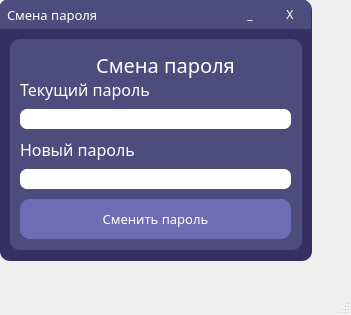
<?xml version="1.0" encoding="UTF-8"?>
<ui version="4.0">
 <class>MainWindow</class>
 <widget class="QMainWindow" name="MainWindow">
  <property name="geometry">
   <rect>
    <x>0</x>
    <y>0</y>
    <width>351</width>
    <height>315</height>
   </rect>
  </property>
  <property name="windowTitle">
   <string>MainWindow</string>
  </property>
  <widget class="QWidget" name="centralwidget">
   <widget class="QFrame" name="app">
    <property name="geometry">
     <rect>
      <x>0</x>
      <y>0</y>
      <width>312</width>
      <height>261</height>
     </rect>
    </property>
    <property name="styleSheet">
     <string notr="true">QFrame{
	border-radius: 10px;
	background-color: #363062;
}</string>
    </property>
    <property name="frameShape">
     <enum>QFrame::StyledPanel</enum>
    </property>
    <property name="frameShadow">
     <enum>QFrame::Raised</enum>
    </property>
    <widget class="QFrame" name="header">
     <property name="geometry">
      <rect>
       <x>-1</x>
       <y>-1</y>
       <width>312</width>
       <height>30</height>
      </rect>
     </property>
     <property name="styleSheet">
      <string notr="true">QFrame{
	border-bottom-left-radius: 0px;
	border-bottom-right-radius: 0px;
	background-color: #4D4C7D;
}</string>
     </property>
     <property name="frameShape">
      <enum>QFrame::StyledPanel</enum>
     </property>
     <property name="frameShadow">
      <enum>QFrame::Raised</enum>
     </property>
     <widget class="QPushButton" name="close_app">
      <property name="geometry">
       <rect>
        <x>271</x>
        <y>0</y>
        <width>40</width>
        <height>30</height>
       </rect>
      </property>
      <property name="font">
       <font>
        <family>Montserrat Black</family>
        <weight>50</weight>
        <bold>false</bold>
       </font>
      </property>
      <property name="styleSheet">
       <string notr="true">QPushButton{
	color: white;
	border: none;
	border-top-right-radius: 10px;
	background-color: #4D4C7D;
}

QPushButton:hover{
	background-color: #6e6db3;
}

QPushButton:pressed{
	color: #EA2F4E;
}</string>
      </property>
      <property name="text">
       <string>X</string>
      </property>
     </widget>
     <widget class="QPushButton" name="turn_app">
      <property name="geometry">
       <rect>
        <x>231</x>
        <y>0</y>
        <width>40</width>
        <height>30</height>
       </rect>
      </property>
      <property name="font">
       <font>
        <family>Montserrat Black</family>
       </font>
      </property>
      <property name="styleSheet">
       <string notr="true">QPushButton{
	color: white;
	border: none;
	background-color: #4D4C7D;
}

QPushButton:hover{
	background-color: #6e6db3;
}

QPushButton:pressed{
	color: #EA2F4E;
}</string>
      </property>
      <property name="text">
       <string>_</string>
      </property>
     </widget>
     <widget class="QLabel" name="name_program">
      <property name="geometry">
       <rect>
        <x>8</x>
        <y>0</y>
        <width>221</width>
        <height>31</height>
       </rect>
      </property>
      <property name="palette">
       <palette>
        <active>
         <colorrole role="WindowText">
          <brush brushstyle="SolidPattern">
           <color alpha="255">
            <red>255</red>
            <green>255</green>
            <blue>255</blue>
           </color>
          </brush>
         </colorrole>
         <colorrole role="Button">
          <brush brushstyle="SolidPattern">
           <color alpha="255">
            <red>77</red>
            <green>76</green>
            <blue>125</blue>
           </color>
          </brush>
         </colorrole>
         <colorrole role="Base">
          <brush brushstyle="SolidPattern">
           <color alpha="255">
            <red>77</red>
            <green>76</green>
            <blue>125</blue>
           </color>
          </brush>
         </colorrole>
         <colorrole role="Window">
          <brush brushstyle="SolidPattern">
           <color alpha="255">
            <red>77</red>
            <green>76</green>
            <blue>125</blue>
           </color>
          </brush>
         </colorrole>
        </active>
        <inactive>
         <colorrole role="WindowText">
          <brush brushstyle="SolidPattern">
           <color alpha="255">
            <red>255</red>
            <green>255</green>
            <blue>255</blue>
           </color>
          </brush>
         </colorrole>
         <colorrole role="Button">
          <brush brushstyle="SolidPattern">
           <color alpha="255">
            <red>77</red>
            <green>76</green>
            <blue>125</blue>
           </color>
          </brush>
         </colorrole>
         <colorrole role="Base">
          <brush brushstyle="SolidPattern">
           <color alpha="255">
            <red>77</red>
            <green>76</green>
            <blue>125</blue>
           </color>
          </brush>
         </colorrole>
         <colorrole role="Window">
          <brush brushstyle="SolidPattern">
           <color alpha="255">
            <red>77</red>
            <green>76</green>
            <blue>125</blue>
           </color>
          </brush>
         </colorrole>
        </inactive>
        <disabled>
         <colorrole role="WindowText">
          <brush brushstyle="SolidPattern">
           <color alpha="255">
            <red>120</red>
            <green>120</green>
            <blue>120</blue>
           </color>
          </brush>
         </colorrole>
         <colorrole role="Button">
          <brush brushstyle="SolidPattern">
           <color alpha="255">
            <red>77</red>
            <green>76</green>
            <blue>125</blue>
           </color>
          </brush>
         </colorrole>
         <colorrole role="Base">
          <brush brushstyle="SolidPattern">
           <color alpha="255">
            <red>77</red>
            <green>76</green>
            <blue>125</blue>
           </color>
          </brush>
         </colorrole>
         <colorrole role="Window">
          <brush brushstyle="SolidPattern">
           <color alpha="255">
            <red>77</red>
            <green>76</green>
            <blue>125</blue>
           </color>
          </brush>
         </colorrole>
        </disabled>
       </palette>
      </property>
      <property name="font">
       <font>
        <family>Montserrat Medium</family>
        <pointsize>10</pointsize>
       </font>
      </property>
      <property name="text">
       <string>Смена пароля</string>
      </property>
     </widget>
    </widget>
    <widget class="QFrame" name="regestration">
     <property name="geometry">
      <rect>
       <x>10</x>
       <y>39</y>
       <width>292</width>
       <height>211</height>
      </rect>
     </property>
     <property name="styleSheet">
      <string notr="true">QFrame{
	background-color: #4D4C7D;
}</string>
     </property>
     <property name="frameShape">
      <enum>QFrame::StyledPanel</enum>
     </property>
     <property name="frameShadow">
      <enum>QFrame::Raised</enum>
     </property>
     <widget class="QLabel" name="text_regestration">
      <property name="geometry">
       <rect>
        <x>60</x>
        <y>10</y>
        <width>191</width>
        <height>31</height>
       </rect>
      </property>
      <property name="palette">
       <palette>
        <active>
         <colorrole role="WindowText">
          <brush brushstyle="SolidPattern">
           <color alpha="255">
            <red>255</red>
            <green>255</green>
            <blue>255</blue>
           </color>
          </brush>
         </colorrole>
         <colorrole role="Button">
          <brush brushstyle="SolidPattern">
           <color alpha="255">
            <red>77</red>
            <green>76</green>
            <blue>125</blue>
           </color>
          </brush>
         </colorrole>
         <colorrole role="Base">
          <brush brushstyle="SolidPattern">
           <color alpha="255">
            <red>77</red>
            <green>76</green>
            <blue>125</blue>
           </color>
          </brush>
         </colorrole>
         <colorrole role="Window">
          <brush brushstyle="SolidPattern">
           <color alpha="255">
            <red>77</red>
            <green>76</green>
            <blue>125</blue>
           </color>
          </brush>
         </colorrole>
        </active>
        <inactive>
         <colorrole role="WindowText">
          <brush brushstyle="SolidPattern">
           <color alpha="255">
            <red>255</red>
            <green>255</green>
            <blue>255</blue>
           </color>
          </brush>
         </colorrole>
         <colorrole role="Button">
          <brush brushstyle="SolidPattern">
           <color alpha="255">
            <red>77</red>
            <green>76</green>
            <blue>125</blue>
           </color>
          </brush>
         </colorrole>
         <colorrole role="Base">
          <brush brushstyle="SolidPattern">
           <color alpha="255">
            <red>77</red>
            <green>76</green>
            <blue>125</blue>
           </color>
          </brush>
         </colorrole>
         <colorrole role="Window">
          <brush brushstyle="SolidPattern">
           <color alpha="255">
            <red>77</red>
            <green>76</green>
            <blue>125</blue>
           </color>
          </brush>
         </colorrole>
        </inactive>
        <disabled>
         <colorrole role="WindowText">
          <brush brushstyle="SolidPattern">
           <color alpha="255">
            <red>120</red>
            <green>120</green>
            <blue>120</blue>
           </color>
          </brush>
         </colorrole>
         <colorrole role="Button">
          <brush brushstyle="SolidPattern">
           <color alpha="255">
            <red>77</red>
            <green>76</green>
            <blue>125</blue>
           </color>
          </brush>
         </colorrole>
         <colorrole role="Base">
          <brush brushstyle="SolidPattern">
           <color alpha="255">
            <red>77</red>
            <green>76</green>
            <blue>125</blue>
           </color>
          </brush>
         </colorrole>
         <colorrole role="Window">
          <brush brushstyle="SolidPattern">
           <color alpha="255">
            <red>77</red>
            <green>76</green>
            <blue>125</blue>
           </color>
          </brush>
         </colorrole>
        </disabled>
       </palette>
      </property>
      <property name="font">
       <font>
        <family>Montserrat ExtraBold</family>
        <pointsize>15</pointsize>
       </font>
      </property>
      <property name="text">
       <string>Смена пароля</string>
      </property>
      <property name="scaledContents">
       <bool>false</bool>
      </property>
      <property name="alignment">
       <set>Qt::AlignCenter</set>
      </property>
     </widget>
     <widget class="QLabel" name="text_mail">
      <property name="geometry">
       <rect>
        <x>10</x>
        <y>100</y>
        <width>171</width>
        <height>21</height>
       </rect>
      </property>
      <property name="palette">
       <palette>
        <active>
         <colorrole role="WindowText">
          <brush brushstyle="SolidPattern">
           <color alpha="255">
            <red>255</red>
            <green>255</green>
            <blue>255</blue>
           </color>
          </brush>
         </colorrole>
         <colorrole role="Button">
          <brush brushstyle="SolidPattern">
           <color alpha="255">
            <red>77</red>
            <green>76</green>
            <blue>125</blue>
           </color>
          </brush>
         </colorrole>
         <colorrole role="Base">
          <brush brushstyle="SolidPattern">
           <color alpha="255">
            <red>77</red>
            <green>76</green>
            <blue>125</blue>
           </color>
          </brush>
         </colorrole>
         <colorrole role="Window">
          <brush brushstyle="SolidPattern">
           <color alpha="255">
            <red>77</red>
            <green>76</green>
            <blue>125</blue>
           </color>
          </brush>
         </colorrole>
        </active>
        <inactive>
         <colorrole role="WindowText">
          <brush brushstyle="SolidPattern">
           <color alpha="255">
            <red>255</red>
            <green>255</green>
            <blue>255</blue>
           </color>
          </brush>
         </colorrole>
         <colorrole role="Button">
          <brush brushstyle="SolidPattern">
           <color alpha="255">
            <red>77</red>
            <green>76</green>
            <blue>125</blue>
           </color>
          </brush>
         </colorrole>
         <colorrole role="Base">
          <brush brushstyle="SolidPattern">
           <color alpha="255">
            <red>77</red>
            <green>76</green>
            <blue>125</blue>
           </color>
          </brush>
         </colorrole>
         <colorrole role="Window">
          <brush brushstyle="SolidPattern">
           <color alpha="255">
            <red>77</red>
            <green>76</green>
            <blue>125</blue>
           </color>
          </brush>
         </colorrole>
        </inactive>
        <disabled>
         <colorrole role="WindowText">
          <brush brushstyle="SolidPattern">
           <color alpha="255">
            <red>120</red>
            <green>120</green>
            <blue>120</blue>
           </color>
          </brush>
         </colorrole>
         <colorrole role="Button">
          <brush brushstyle="SolidPattern">
           <color alpha="255">
            <red>77</red>
            <green>76</green>
            <blue>125</blue>
           </color>
          </brush>
         </colorrole>
         <colorrole role="Base">
          <brush brushstyle="SolidPattern">
           <color alpha="255">
            <red>77</red>
            <green>76</green>
            <blue>125</blue>
           </color>
          </brush>
         </colorrole>
         <colorrole role="Window">
          <brush brushstyle="SolidPattern">
           <color alpha="255">
            <red>77</red>
            <green>76</green>
            <blue>125</blue>
           </color>
          </brush>
         </colorrole>
        </disabled>
       </palette>
      </property>
      <property name="font">
       <font>
        <family>Montserrat SemiBold</family>
        <pointsize>12</pointsize>
       </font>
      </property>
      <property name="text">
       <string>Новый пароль</string>
      </property>
     </widget>
     <widget class="QLineEdit" name="line_edit_mail">
      <property name="geometry">
       <rect>
        <x>10</x>
        <y>130</y>
        <width>271</width>
        <height>20</height>
       </rect>
      </property>
      <property name="styleSheet">
       <string notr="true">QLineEdit{
	border-radius: 7px;
	padding: 2px;
}</string>
      </property>
      <property name="text">
       <string/>
      </property>
     </widget>
     <widget class="QLineEdit" name="line_edit_name">
      <property name="geometry">
       <rect>
        <x>10</x>
        <y>70</y>
        <width>271</width>
        <height>20</height>
       </rect>
      </property>
      <property name="styleSheet">
       <string notr="true">QLineEdit{
	border-radius: 7px;
	padding: 2px;
}</string>
      </property>
      <property name="text">
       <string/>
      </property>
     </widget>
     <widget class="QLabel" name="text_name">
      <property name="geometry">
       <rect>
        <x>10</x>
        <y>40</y>
        <width>171</width>
        <height>21</height>
       </rect>
      </property>
      <property name="palette">
       <palette>
        <active>
         <colorrole role="WindowText">
          <brush brushstyle="SolidPattern">
           <color alpha="255">
            <red>255</red>
            <green>255</green>
            <blue>255</blue>
           </color>
          </brush>
         </colorrole>
         <colorrole role="Button">
          <brush brushstyle="SolidPattern">
           <color alpha="255">
            <red>77</red>
            <green>76</green>
            <blue>125</blue>
           </color>
          </brush>
         </colorrole>
         <colorrole role="Base">
          <brush brushstyle="SolidPattern">
           <color alpha="255">
            <red>77</red>
            <green>76</green>
            <blue>125</blue>
           </color>
          </brush>
         </colorrole>
         <colorrole role="Window">
          <brush brushstyle="SolidPattern">
           <color alpha="255">
            <red>77</red>
            <green>76</green>
            <blue>125</blue>
           </color>
          </brush>
         </colorrole>
        </active>
        <inactive>
         <colorrole role="WindowText">
          <brush brushstyle="SolidPattern">
           <color alpha="255">
            <red>255</red>
            <green>255</green>
            <blue>255</blue>
           </color>
          </brush>
         </colorrole>
         <colorrole role="Button">
          <brush brushstyle="SolidPattern">
           <color alpha="255">
            <red>77</red>
            <green>76</green>
            <blue>125</blue>
           </color>
          </brush>
         </colorrole>
         <colorrole role="Base">
          <brush brushstyle="SolidPattern">
           <color alpha="255">
            <red>77</red>
            <green>76</green>
            <blue>125</blue>
           </color>
          </brush>
         </colorrole>
         <colorrole role="Window">
          <brush brushstyle="SolidPattern">
           <color alpha="255">
            <red>77</red>
            <green>76</green>
            <blue>125</blue>
           </color>
          </brush>
         </colorrole>
        </inactive>
        <disabled>
         <colorrole role="WindowText">
          <brush brushstyle="SolidPattern">
           <color alpha="255">
            <red>120</red>
            <green>120</green>
            <blue>120</blue>
           </color>
          </brush>
         </colorrole>
         <colorrole role="Button">
          <brush brushstyle="SolidPattern">
           <color alpha="255">
            <red>77</red>
            <green>76</green>
            <blue>125</blue>
           </color>
          </brush>
         </colorrole>
         <colorrole role="Base">
          <brush brushstyle="SolidPattern">
           <color alpha="255">
            <red>77</red>
            <green>76</green>
            <blue>125</blue>
           </color>
          </brush>
         </colorrole>
         <colorrole role="Window">
          <brush brushstyle="SolidPattern">
           <color alpha="255">
            <red>77</red>
            <green>76</green>
            <blue>125</blue>
           </color>
          </brush>
         </colorrole>
        </disabled>
       </palette>
      </property>
      <property name="font">
       <font>
        <family>Montserrat SemiBold</family>
        <pointsize>12</pointsize>
       </font>
      </property>
      <property name="text">
       <string>Текущий пароль</string>
      </property>
     </widget>
     <widget class="QPushButton" name="btn_regestration">
      <property name="geometry">
       <rect>
        <x>10</x>
        <y>160</y>
        <width>271</width>
        <height>40</height>
       </rect>
      </property>
      <property name="font">
       <font>
        <family>Montserrat ExtraBold</family>
        <pointsize>10</pointsize>
        <weight>50</weight>
        <bold>false</bold>
       </font>
      </property>
      <property name="styleSheet">
       <string notr="true">QPushButton{
	color: white;
	border-radius: 10px;
	background-color: #6e6db3;
}

QPushButton:hover{
	background-color: #363557;
}

QPushButton:pressed{
	background-color: #363557;
}</string>
      </property>
      <property name="text">
       <string>Сменить пароль</string>
      </property>
     </widget>
    </widget>
   </widget>
  </widget>
  <widget class="QMenuBar" name="menubar">
   <property name="geometry">
    <rect>
     <x>0</x>
     <y>0</y>
     <width>351</width>
     <height>21</height>
    </rect>
   </property>
  </widget>
  <widget class="QStatusBar" name="statusbar"/>
 </widget>
 <resources/>
 <connections/>
</ui>
